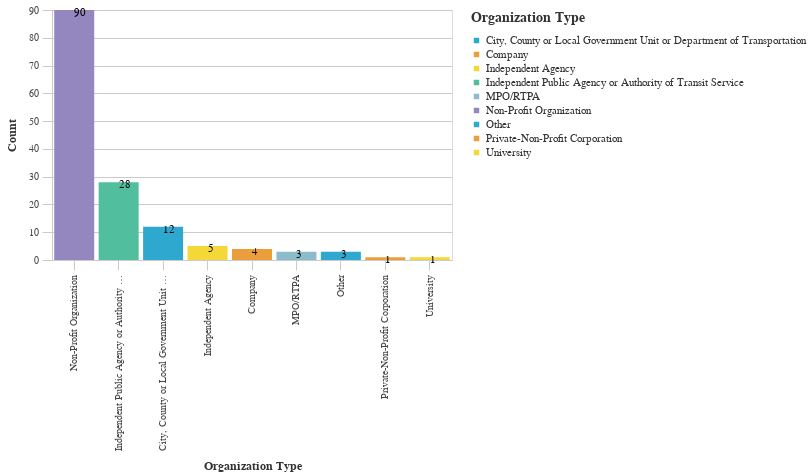

Write notebook code for a chart like this one.
### Code cell
charttext(org_counts, "organization_type", "n", "organization_type")

### Figure 1 — Vega-Lite specification as saved in the notebook (floating-point values rounded to 4 significant figures)
{"config": {"view": {"continuousWidth": 400, "continuousHeight": 300}, "axis": {"domainColor": "#cbcbcb", "grid": true, "gridColor": "#cbcbcb", "gridWidth": 1, "labelColor": "#474747", "labelFont": "Nunito Sans", "labelFontSize": 10, "labelPadding": 4, "tickColor": "#cbcbcb", "tickSize": 10, "titleColor": "#333", "titleFont": "Raleway", "titleFontSize": 12, "titlePadding": 10}, "axisBand": {"grid": false}, "background": "white", "font": "Raleway", "header": {"labelFont": "Nunito Sans", "titleFont": "Raleway"}, "legend": {"labelColor": "#333", "labelFont": "Nunito Sans", "labelFontSize": 11, "labelLimit": 0, "padding": 1, "symbolSize": 30, "symbolType": "square", "titleColor": "#333", "titleFont": "Raleway", "titleFontSize": 14, "titlePadding": 10}, "title": {"anchor": "middle", "font": "Raleway", "fontSize": 18, "fontWeight": 300, "offset": 20}}, "layer": [{"mark": "bar", "encoding": {"color": {"field": "organization_type", "legend": {"symbolLimit": 10, "title": "Organization Type"}, "scale": {"range": ["#2EA8CE", "#EB9F3C", "#F4D837", "#51BF9D", "#8CBCCB", "#9487C0"]}, "type": "nominal"}, "x": {"field": "organization_type", "sort": "-y", "title": "Organization Type", "type": "nominal"}, "y": {"field": "n", "title": "Count", "type": "quantitative"}}}, {"mark": {"type": "text", "align": "left", "baseline": "middle", "color": "black", "dy": 3}, "encoding": {"color": {"value": "black"}, "text": {"field": "n", "type": "quantitative"}, "x": {"field": "organization_type", "sort": "-y", "title": "Organization Type", "type": "nominal"}, "y": {"field": "n", "title": "Count", "type": "quantitative"}}}], "data": {"name": "data-a64594febd956212f57f371d3cf36998"}, "height": 250, "width": 400, "$schema": "https://vega.github.io/schema/vega-lite/v4.17.0.json", "datasets": {"data-a64594febd956212f57f371d3cf36998": [{"organization_type": "City, County or Local Government Unit or Department of Transportation", "n": 12}, {"organization_type": "Company", "n": 4}, {"organization_type": "Independent Agency", "n": 5}, {"organization_type": "Independent Public Agency or Authority of Transit Service", "n": 28}, {"organization_type": "MPO/RTPA", "n": 3}, {"organization_type": "Non-Profit Organization", "n": 90}, {"organization_type": "Other", "n": 3}, {"organization_type": "Private-Non-Profit Corporation", "n": 1}, {"organization_type": "University", "n": 1}]}}
